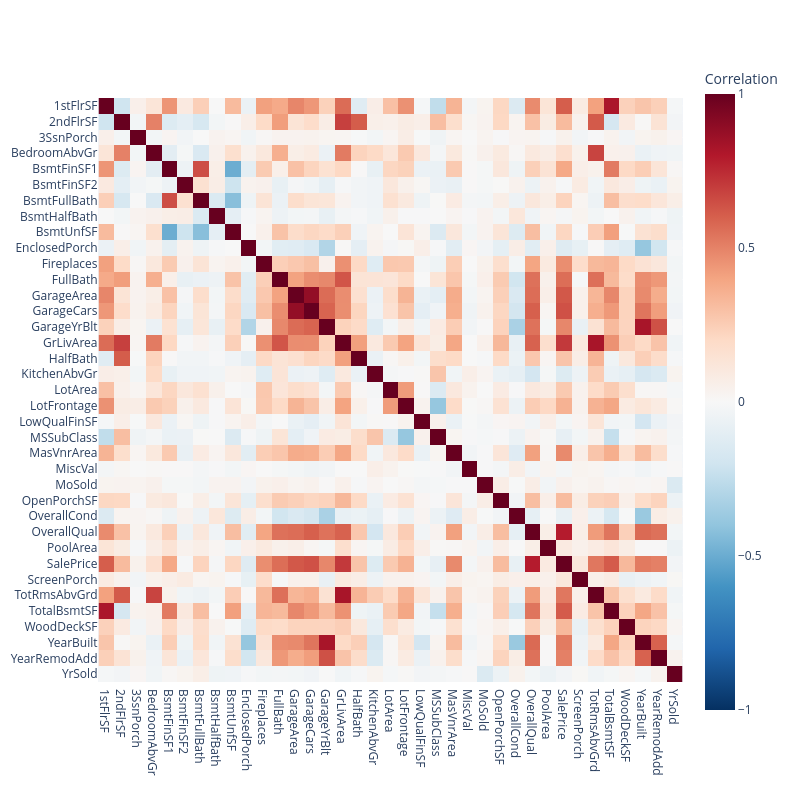

The code cell stored with this chart in its notebook:
### Markdown cell above
## Siatka korelaci kolumn liczbowych

### Code cell
numeric_columns = sorted(list({col for col in df.columns if df[col].dtype.kind in ('i', 'f')} - {'Id'}))

corr = df[numeric_columns].corr()

fig = px.imshow(corr, zmin=-1, zmax=1, labels=dict(color='Correlation'), color_continuous_scale='RdBu_r')
fig.update_layout(width=800, height=800)

### Figure 1 — Plotly figure (JSON) as saved in the notebook; plotly's stock layout.template omitted (floating-point values rounded to 4 significant figures; data arrays with more than 128 entries replaced by an {"elided": "..."} marker saying what was removed)
{"data": [{"coloraxis": "coloraxis", "hovertemplate": "x: %{x}<br>y: %{y}<br>Correlation: %{z}<extra></extra>", "name": "0", "type": "heatmap", "x": ["1stFlrSF", "2ndFlrSF", "3SsnPorch", "BedroomAbvGr", "BsmtFinSF1", "BsmtFinSF2", "BsmtFullBath", "BsmtHalfBath", "BsmtUnfSF", "EnclosedPorch", "Fireplaces", "FullBath", "GarageArea", "GarageCars", "GarageYrBlt", "GrLivArea", "HalfBath", "KitchenAbvGr", "LotArea", "LotFrontage", "LowQualFinSF", "MSSubClass", "MasVnrArea", "MiscVal", "MoSold", "OpenPorchSF", "OverallCond", "OverallQual", "PoolArea", "SalePrice", "ScreenPorch", "TotRmsAbvGrd", "TotalBsmtSF", "WoodDeckSF", "YearBuilt", "YearRemodAdd", "YrSold"], "xaxis": "x", "y": ["1stFlrSF", "2ndFlrSF", "3SsnPorch", "BedroomAbvGr", "BsmtFinSF1", "BsmtFinSF2", "BsmtFullBath", "BsmtHalfBath", "BsmtUnfSF", "EnclosedPorch", "Fireplaces", "FullBath", "GarageArea", "GarageCars", "GarageYrBlt", "GrLivArea", "HalfBath", "KitchenAbvGr", "LotArea", "LotFrontage", "LowQualFinSF", "MSSubClass", "MasVnrArea", "MiscVal", "MoSold", "OpenPorchSF", "OverallCond", "OverallQual", "PoolArea", "SalePrice", "ScreenPorch", "TotRmsAbvGrd", "TotalBsmtSF", "WoodDeckSF", "YearBuilt", "YearRemodAdd", "YrSold"], "yaxis": "y", "z": {"elided": "37x37 float values"}}], "layout": {"coloraxis": {"autocolorscale": false, "cmax": 1, "cmin": -1, "colorbar": {"title": {"text": "Correlation"}}, "colorscale": [[0, "rgb(5,48,97)"], [0.1, "rgb(33,102,172)"], [0.2, "rgb(67,147,195)"], [0.3, "rgb(146,197,222)"], [0.4, "rgb(209,229,240)"], [0.5, "rgb(247,247,247)"], [0.6, "rgb(253,219,199)"], [0.7, "rgb(244,165,130)"], [0.8, "rgb(214,96,77)"], [0.9, "rgb(178,24,43)"], [1, "rgb(103,0,31)"]]}, "height": 800, "margin": {"t": 60}, "width": 800, "xaxis": {"anchor": "y", "constrain": "domain", "domain": [0, 1], "scaleanchor": "y"}, "yaxis": {"anchor": "x", "autorange": "reversed", "constrain": "domain", "domain": [0, 1]}}}
